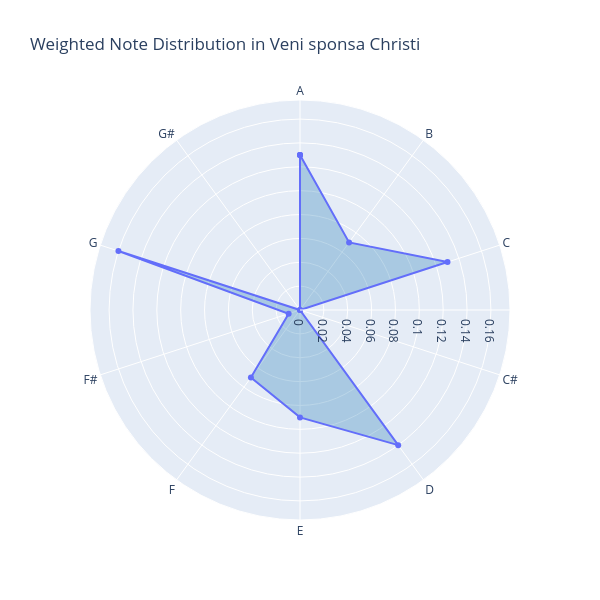

This figure's notebook cell:
### Code cell
# set title and size
chart_title = 'Weighted Note Distribution in ' + piece.metadata['title']
height = 600
width = 600

# to close the diagram, we add the first row again at the end:
note_dur_sums.iloc[-1] = note_dur_sums.iloc[0]
note_dur_sums

# Single piece plot
fig = px.line_polar(
    note_dur_sums,
    r='scaled',
    theta='pitch_class',
    category_orders={'pitch': pitch_class_order},
    line_close=True,
    range_r=[0, note_dur_sums['scaled'].max() * 1.1],
    markers=True,
    title = chart_title,
    height=height,
    width=width
    
)

fig.update_traces(
    fill='toself',
    fillcolor='rgba(31, 119, 180, 0.3)',
    line=dict(width=2))

fig.show()  

# Save the figure as an interactive HTML file
fig.write_html("weighted_notes.html")

### Figure 1 — Plotly figure (JSON) as saved in the notebook; plotly's stock layout.template omitted (floating-point values rounded to 4 significant figures)
{"data": [{"fill": "toself", "fillcolor": "rgba(31, 119, 180, 0.3)", "hovertemplate": "scaled=%{r}<br>pitch_class=%{theta}<extra></extra>", "legendgroup": "", "line": {"color": "#636efa", "dash": "solid", "width": 2}, "marker": {"symbol": "circle"}, "mode": "lines+markers", "name": "", "r": [0.13, 0.07, 0.13, 0, 0.14, 0.09, 0.07, 0.01, 0.16, 0, 0.13, 0.13], "showlegend": false, "subplot": "polar", "theta": ["A", "B", "C", "C#", "D", "E", "F", "F#", "G", "G#", "A", "A"], "type": "scatterpolar"}], "layout": {"height": 600, "legend": {"tracegroupgap": 0}, "polar": {"angularaxis": {"direction": "clockwise", "rotation": 90, "type": "category"}, "domain": {"x": [0, 1], "y": [0, 1]}, "radialaxis": {"autorange": false, "range": [0, 0.176], "type": "linear"}}, "title": {"text": "Weighted Note Distribution in Veni sponsa Christi"}, "width": 600}}
